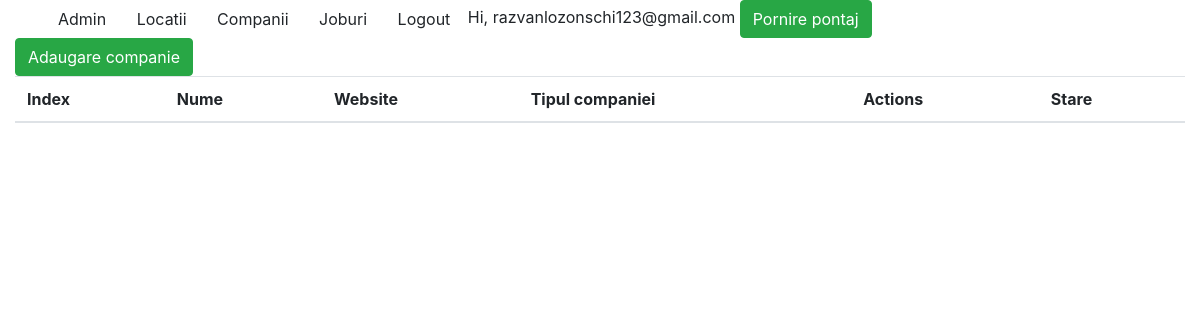
The page /companies/ (signed in) on the database as committed earlier.
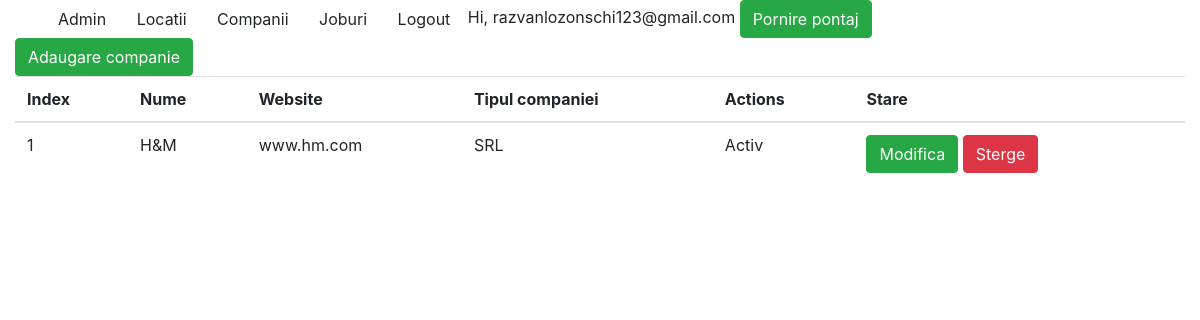
The same page on the database as committed later.
### aplicatie2/models.py (models this page shows, shortened)
class Companies(models.Model):
    nume=models.CharField(max_length=100)
    website=models.CharField(max_length=50)
    tip_companie=models.CharField(max_length=10, choices=tipuri_companie)
    active=models.BooleanField(default=True)

### aplicatie2/views.py (the view)
# urls.py: path('', views.CompaniesView.as_view(), name='lista_companii'),
class CompaniesView(LoginRequiredMixin, ListView):
    model = Companies
    template_name = 'aplicatie2/companies_index.html'

### proiect/contex_processors.py (called while the page is built)
def is_ready_to_work(request):
    if request.user.is_authenticated:
        if Pontaj.objects.filter(user_id=request.user.id, end_date=None).exists():
            return {'ready_to_work': False}
        return {'ready_to_work': True}
    return {}

### templates/aplicatie2/companies_index.html
{% extends 'base.html' %}
{% block content %}
    <a href="{% url 'companies:adauga' %}" class="btn btn-success">Adaugare companie</a>
    <br>
    <table class="table">
            <thead>
                <tr>
                    <th>Index</th>
                    <th>Nume</th>
                    <th>Website</th>
                    <th>Tipul companiei</th>
                    <th>Actions</th>
                    <th>Stare</th>
                </tr>
            </thead>
            <tbody>
                {% for item in companies_list %}
                    <tr>
                        <td>{{ forloop.counter }}</td>
                        <td>{{ item.nume }}</td>
                        <td>{{ item.website }}</td>
                        <td>{{ item.tip_companie }}</td>
                        <td>{% if item.active == 1 %}
                        <span>Activ</span>
                        {% else %}
                        <span>Inactiv</span>
                        {% endif %}
                        </td>
                        <td>
                         <a href="{% url 'companies:modifica' item.id %}" class="btn btn-success">Modifica</a>
                         {% if item.active == 1 %}
                            <a href="{% url 'companies:sterge' item.id %}" class="btn btn-danger">Sterge</a>
                         {% else %}
                            <a href="{% url 'companies:activeaza' item.id %}" class="btn btn-info">Activeaza</a>
                         {% endif %}
                        </td>
                    </tr>
                {% endfor %}
            </tbody>
        </table>
{% endblock %}

Rows that differ between the two databases and show on the page:
added Companies: nume "H&M", website "www.hm.com", tip_companie "SRL", active "Activ"
